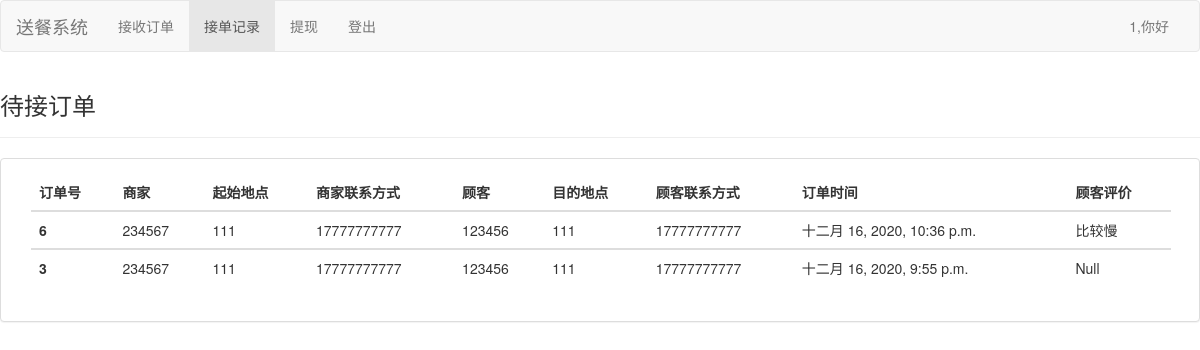
Page /DispatcherSystem/history/ (signed in) on the committed database.
### cmdb/models.py (models this page shows)
class Order(models.Model):
    _choice=[
        ('待支付','顾客已下单，未支付'),
        ('已支付','顾客已下单，已支付'),
        ('制作中','商家已接单'),
        ('配送中','配送员已接餐'),
        ('已完成','顾客已接餐'),
        ('已评价','顾客已接餐'),
    ]
    orderID = models.BigAutoField(primary_key=True,editable=False,verbose_name="订单号")
    createTime = models.DateTimeField(auto_created=True, auto_now=True, auto_now_add=False,verbose_name="生成时间")
    CustomerID = models.ForeignKey(Usr, verbose_name="顾客ID", on_delete=models.SET_NULL,related_name='CustomerID',null=True)
    MerchantID = models.ForeignKey(Usr, verbose_name="商家ID", on_delete=models.SET_NULL,related_name='MerchantID',null=True)
    DispatcherID = models.ForeignKey(Usr, verbose_name="送餐员ID", on_delete=models.SET_NULL,related_name='DispatcherID',null=True)
    itemID = models.ForeignKey(Menu,verbose_name='餐品号',on_delete=models.SET_NULL,null=True)
    stage = models.CharField(choices=_choice,null=False,max_length=20,verbose_name='订单状态')
    commentMerchant = models.TextField(verbose_name="餐品评价")
    commentDispatcher = models.TextField(verbose_name="配送评价")
    class Meta:
        db_table = "Order"
        verbose_name = "订单数据表"
        ordering = ['-orderID']
    pass

class Usr(models.Model):
    _stage=[
        ('Customer','顾客'),
        ('Merchant','商家'),
        ('Dispacher','送餐员'),
    ]
    ID = models.CharField(primary_key=True,max_length=20,verbose_name="账号")
    password = models.CharField(null=False,max_length=20,verbose_name="密码")
    location = models.CharField(max_length=50,verbose_name="地址")
    phoneNumber = models.CharField(max_length=50,verbose_name="电话号码")
    email = models.EmailField(verbose_name="邮箱")
    stage = models.CharField(choices=_stage,max_length=20,verbose_name="身份")
    lastLoginTime = models.DateTimeField(auto_now_add=True,blank=False,editable=False,verbose_name="最后登录时间")
    class Meta:
        db_table = "Usr"
        verbose_name = "用户数据表"
        ordering = ['-lastLoginTime']
    pass

### DispatcherSystem/views.py (the view)
# urls.py: path('history/',views.orderHistory_view),# 查看历史接单页面
def orderHistory_view(request):
    orders = Order.objects.filter(stage="已完成")
    return render(request, "D/history_view.html",{'orders':orders,'user_id':request.session['user_id']})

### Templates/D/history_view.html
{% extends '../main.html' %} {% block title %} 送餐员首页 {% endblock title %}{% block brand %}
<a class="navbar-brand" href="/DispatcherSystem/">送餐系统</a> {% endblock brand %} {% block navigate %}
<li><a href="/DispatcherSystem/">接收订单</a></li>
<li class="active"><a href="/DispatcherSystem/">接单记录 <span class="sr-only">(current)</span></a></li>
<li><a href="/DispatcherSystem/">提现</a></li>
{% endblock navigate %} {% block tableName %}待接订单 {% endblock tableName %} {% block tableBody %}
<table class="table">
    <thead>
        <tr>
            <th scope="col">订单号</th>
            <th scope="col">商家</th>
            <th scope="col">起始地点</th>
            <th scope="col">商家联系方式</th>
            <th scope="col">顾客</th>
            <th scope="col">目的地点</th>
            <th scope="col">顾客联系方式</th>
            <th scope="col">订单时间</th>
            <th scope="col">顾客评价</th>
        </tr>
    </thead>
    <tbody>
        {% for order in orders %}
        <tr>
            <th scope="row">{{order.orderID|default:"Null"}}</th>
            <td>{{order.MerchantID.ID|default:"Null"}}</td>
            <td>{{order.MerchantID.location|default:"Null"}}</td>
            <td>{{order.MerchantID.phoneNumber|default:"Null"}}</td>
            <td>{{order.CustomerID.ID|default:"Null"}}</td>
            <td>{{order.CustomerID.location|default:"Null"}}</td>
            <td>{{order.CustomerID.phoneNumber|default:"Null"}}</td>
            <td>{{order.createTime|default:"Null"}}</td>
            <td>{{order.commentDispatcher|default:"Null"}}</td>
        </tr>
    </tbody>
    {% empty %}
    <p>暂无历史订单..</p>
    {% endfor %} {% endblock tableBody %}

### rows in the picture
Order: orderID "6", MerchantID.ID "234567", MerchantID.location "111", MerchantID.phoneNumber "17777777777", CustomerID.ID "123456", CustomerID.location "111", CustomerID.phoneNumber "17777777777", createTime "十二月 16, 2020, 10:36 p.m.", commentDispatcher "比较慢"
Order: orderID "3", MerchantID.ID "234567", MerchantID.location "111", MerchantID.phoneNumber "17777777777", CustomerID.ID "123456", CustomerID.location "111", CustomerID.phoneNumber "17777777777", createTime "十二月 16, 2020, 9:55 p.m.", commentDispatcher "Null"

### other values in the picture
{{ user_id }} "1"
